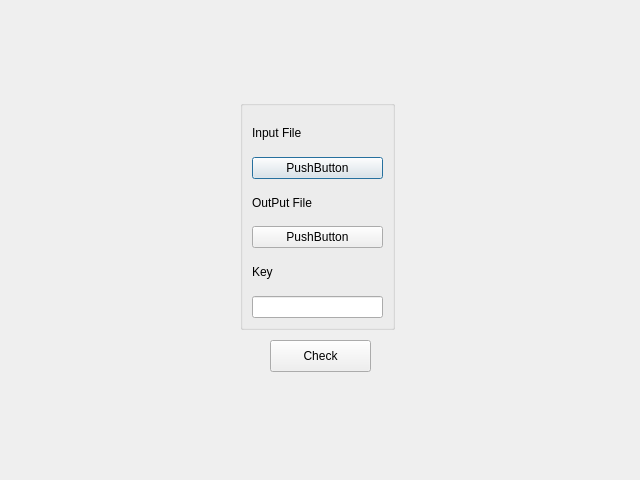
<?xml version="1.0" encoding="UTF-8"?>
<ui version="4.0">
 <class>linker_Decrypt_vign</class>
 <widget class="QDialog" name="linker_Decrypt_vign">
  <property name="geometry">
   <rect>
    <x>0</x>
    <y>0</y>
    <width>640</width>
    <height>480</height>
   </rect>
  </property>
  <property name="windowTitle">
   <string>Dialog</string>
  </property>
  <widget class="QGroupBox" name="groupBox">
   <property name="geometry">
    <rect>
     <x>240</x>
     <y>100</y>
     <width>155</width>
     <height>230</height>
    </rect>
   </property>
   <property name="title">
    <string/>
   </property>
   <layout class="QVBoxLayout" name="verticalLayout">
    <item>
     <widget class="QLabel" name="label">
      <property name="text">
       <string>Input File</string>
      </property>
     </widget>
    </item>
    <item>
     <widget class="QPushButton" name="pushButton_input">
      <property name="text">
       <string>PushButton</string>
      </property>
     </widget>
    </item>
    <item>
     <widget class="QLabel" name="label_2">
      <property name="text">
       <string>OutPut File</string>
      </property>
     </widget>
    </item>
    <item>
     <widget class="QPushButton" name="pushButton_output">
      <property name="text">
       <string>PushButton</string>
      </property>
     </widget>
    </item>
    <item>
     <widget class="QLabel" name="label_3">
      <property name="text">
       <string>Key</string>
      </property>
     </widget>
    </item>
    <item>
     <widget class="QLineEdit" name="lineEdit_key"/>
    </item>
   </layout>
  </widget>
  <widget class="QPushButton" name="pushButton_load">
   <property name="geometry">
    <rect>
     <x>270</x>
     <y>340</y>
     <width>101</width>
     <height>32</height>
    </rect>
   </property>
   <property name="text">
    <string>Check</string>
   </property>
  </widget>
 </widget>
 <resources/>
 <connections/>
</ui>
